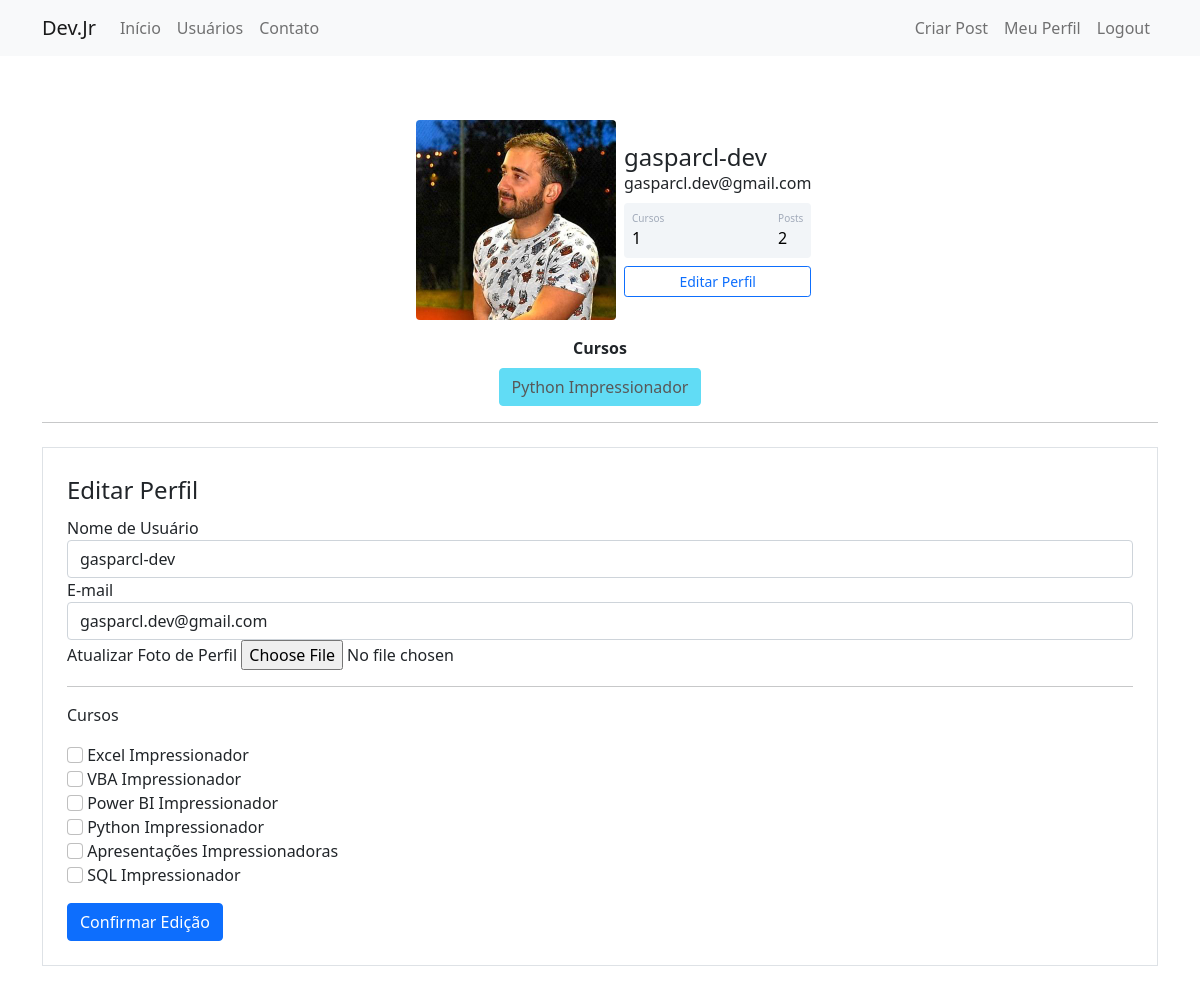
The page /perfil/editar (signed in) on the database its author committed.
### WeconBiochem/models.py (models this page shows)
class Usuario(database.Model, UserMixin):
    id = database.Column(database.Integer, primary_key=True)
    username = database.Column(database.String, nullable=False)
    email = database.Column(database.String, nullable=False, unique=True)
    senha = database.Column(database.String, nullable=False)
    foto_perfil = database.Column(database.String, default='default.jpg')
    posts = database.relationship('Post', backref='autor', lazy=True)
    cursos = database.Column(database.String, nullable=False, default='Não Informado')
    def contar_posts(self):
        return len(self.posts)

### WeconBiochem/routes.py (the view)
@app.route('/perfil/editar', methods=['GET', 'POST'])
@login_required
def editar_perfil():
    form = FormEditarPerfil()
    if form.validate_on_submit():
        current_user.email = form.email.data
        current_user.username = form.username.data
        if form.foto_perfil.data:
            nome_imagem = salvar_imagem(form.foto_perfil.data)
            current_user.foto_perfil = nome_imagem
        current_user.cursos = atualizar_cursos(form)
        database.session.commit()
        flash('Perfil atualizado com sucesso.', 'alert-success')
        return redirect(url_for('perfil'))
    elif request.method == 'GET':
        form.email.data = current_user.email
        form.username.data = current_user.username
    foto_perfil = url_for('static', filename='fotos_perfil/{}'.format(current_user.foto_perfil))
    return render_template('editarperfil.html', foto_perfil=foto_perfil, form=form)

### WeconBiochem/forms.py (shortened to what this page needs)
class FormEditarPerfil(FlaskForm):
    username = StringField('Nome de Usuário', validators=[DataRequired(), Length(4, 16)])
    email = StringField('E-mail', validators=[DataRequired(), Email()])
    foto_perfil = FileField('Atualizar Foto de Perfil', validators=[FileAllowed(['jpg', 'png'])])
    curso_excel = BooleanField('Excel Impressionador')
    curso_vba = BooleanField('VBA Impressionador')
    curso_powerbi = BooleanField('Power BI Impressionador')
    curso_python = BooleanField('Python Impressionador')
    curso_ppt = BooleanField('Apresentações Impressionadoras')
    curso_sql = BooleanField('SQL Impressionador')
    botao_submit_editarperfil = SubmitField('Confirmar Edição')

### WeconBiochem/models.py (called while the page is built)
@login_manager.user_loader
def load_usuario(id_usuario):
    return Usuario.query.get(int(id_usuario))

### WeconBiochem/templates/editarperfil.html (shortened to what this page needs)
{% extends 'perfil.html' %}
{% block form_editar_perfil %}
     <div class="container">
        <hr>
        <div class="row">
            <div class="col">
                <form method="POST" action="" class="border p-4 mt-2" enctype="multipart/form-data">
                    <legend>Editar Perfil</legend>
                    <fieldset>
                        <div class="form-group">
                            {{ form.username.label(class="form-control-label") }}
                            {% if form.username.errors %}
                                {{ form.username(class="form-control is-invalid") }}
                            <div class="invalid-feedback">
                                {% for erro in form.username.errors %}
                                    {{ erro }}
                                {% endfor %}
                            </div>
                            {% else %}
                                {{ form.username(class="form-control") }}
                            {% endif %}
                        </div>
                        <div class="form-group">
                            {{ form.email.label(class="form-control-label") }}
                            {% if form.email.errors %}
                                {{ form.email(class="form-control is-invalid") }}
                            <div class="invalid-feedback">
                                {% for erro in form.email.errors %}
                                    {{ erro }}
                                {% endfor %}
                            </div>
                            {% else %}
                                {{ form.email(class="form-control") }}
                            {% endif %}
                        </div>
                        <div class="form-group">
                            {{ form.foto_perfil.label }}
                            {{ form.foto_perfil(class="form-control-file") }}
                        </div>
                        <hr>
                        <p>Cursos</p>
                        {% for campo in form %}
                            {% if 'curso_' in campo.name %}
                                <div class="form-group">
                                    {{ campo(class="form-check-input") }}
                                    {{ campo.label(class="form-check-label") }}
                                </div>
                            {% endif %}
                        {% endfor %}
                    </fieldset>
                    {{ form.botao_submit_editarperfil(class="btn btn-primary mt-3") }}
                </form>
            </div>
        </div>
    </div>
{% endblock %}

### WeconBiochem/templates/perfil.html (shortened to what this page needs)
<head>
</head>
{% extends 'base.html' %}
{% block body %}
<div class="container mt-5 d-flex justify-content-center">
    <div class="card p-3">
        <div class="d-flex align-items-center">
            <div class="image pe-2"> <img src="{{ foto_perfil }}" class="rounded" width="200"> </div>
            <div class="ml-3 w-100">
                <h4 class="mb-0 mt-0">{{ current_user.username }}</h4> <span>{{ current_user.email }}</span>
                <div class="p-2 mt-2 bg-primary d-flex justify-content-between rounded text-white stats">
                    {% if 'Não Informado' in current_user.cursos %}
                        <div class="d-flex flex-column"> <span class="articles">Cursos</span> <span class="number1">0</span> </div>
                    {% else %}
                        <div class="d-flex flex-column"> <span class="articles">Cursos</span> <span class="number1">{{ current_user.cursos.count(';') + 1 }}</span> </div>
                    {% endif %}
                    <div class="d-flex flex-column"> <span class="rating">Posts</span> <span class="number3">{{ current_user.contar_posts() }}</span> </div>
                </div>
                <div class="button mt-2 d-flex flex-row align-items-center">
                    <a class="w-100" href="{{ url_for('editar_perfil') }}">
                        <button class="btn btn-sm btn-outline-primary w-100">Editar Perfil</button>
                    </a>
                </div>
            </div>
        </div>
    </div>
</div>
<div class="row justify-content-center">
    <div class="col col-4" style="text-align: center">
        <strong>Cursos</strong><br>
        {% for curso in current_user.cursos.split(';') %}
                    <button type="button" class="btn btn-info mt-2" disabled>{{ curso }}</button>
        {% endfor %}
    </div>
</div>
{% block form_editar_perfil %}
{% endblock %}
{% endblock %}

### WeconBiochem/static/main.css (style rules this page uses)
.card { width: 400px; border: none; border-radius: 10px; background-color: #fff }
.stats { background: #f2f5f8 !important; color: #000 !important }
.articles { font-size: 10px; color: #a1aab9 }
.number1 { font-weight: 500 }
.rating { font-size: 10px; color: #a1aab9 }
.number3 { font-weight: 500 }

### rows shown on the page
Usuario: username "gasparcl-dev", email "gasparcl.dev@gmail.com", cursos "1", cursos "Python Impressionador"

### other values the page prints
{{ current_user.contar_posts() }} "2"
{{ campo.label(class="form-check-label") }} "Excel Impressionador" "VBA Impressionador" "Power BI Impressionador" "Python Impressionador" "Apresentações Impressionadoras" "SQL Impressionador"
